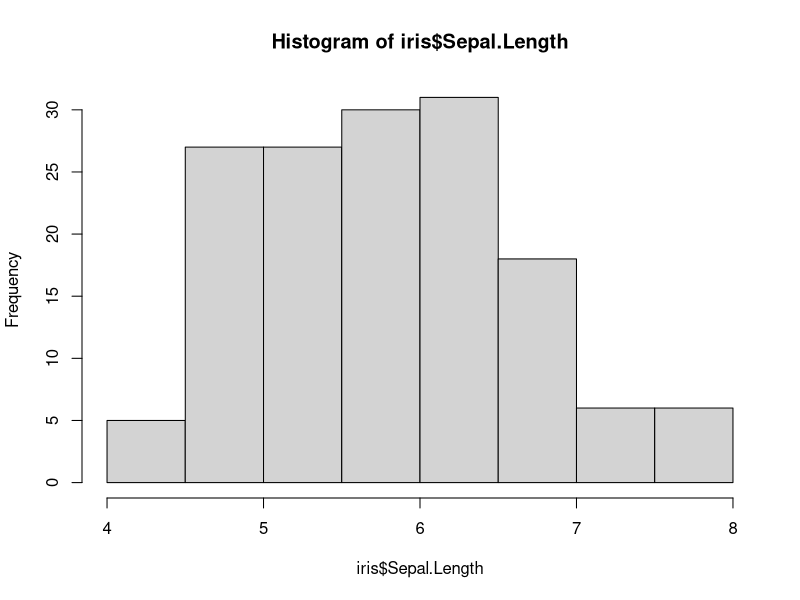
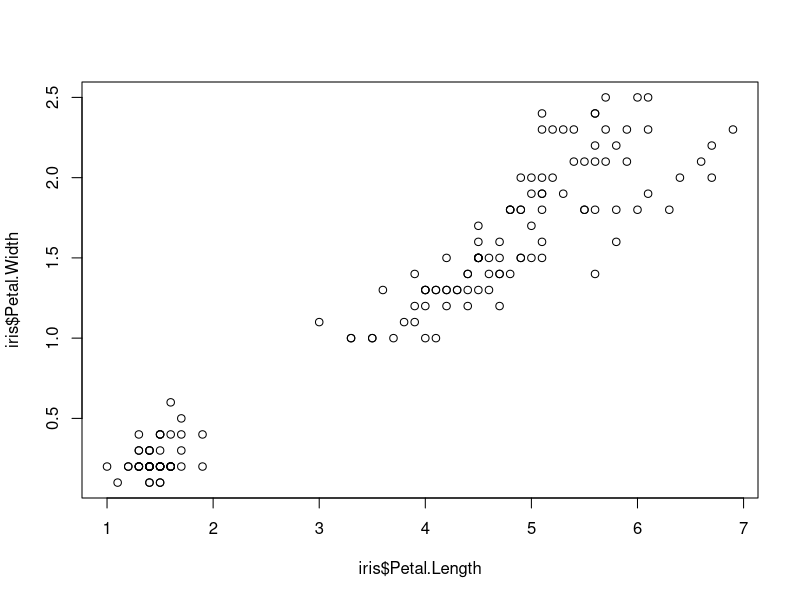
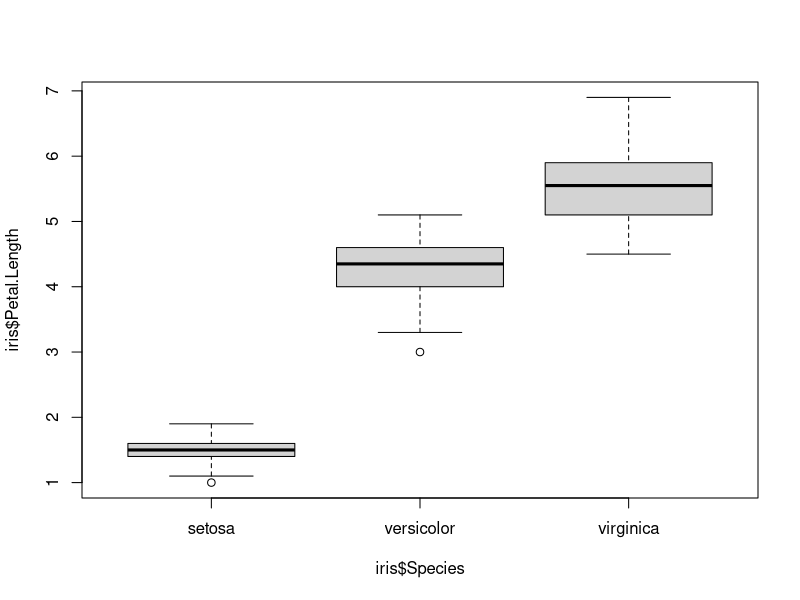
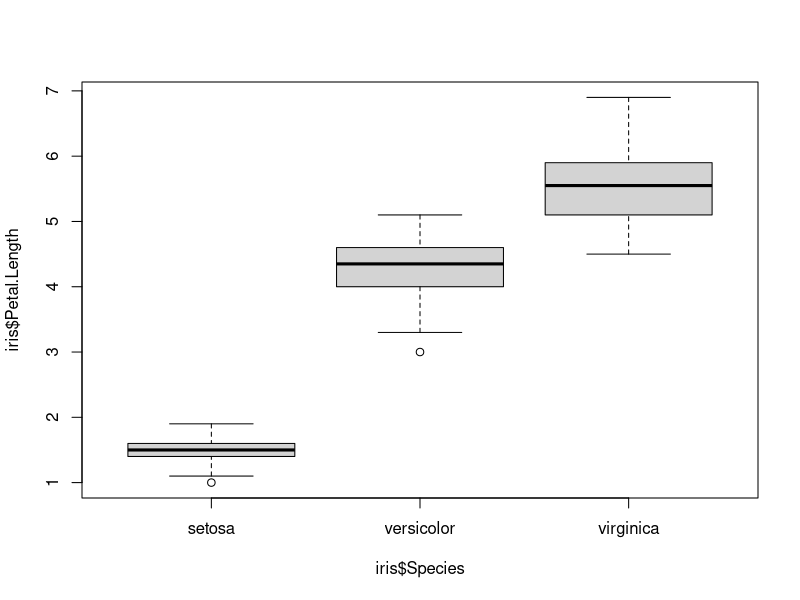
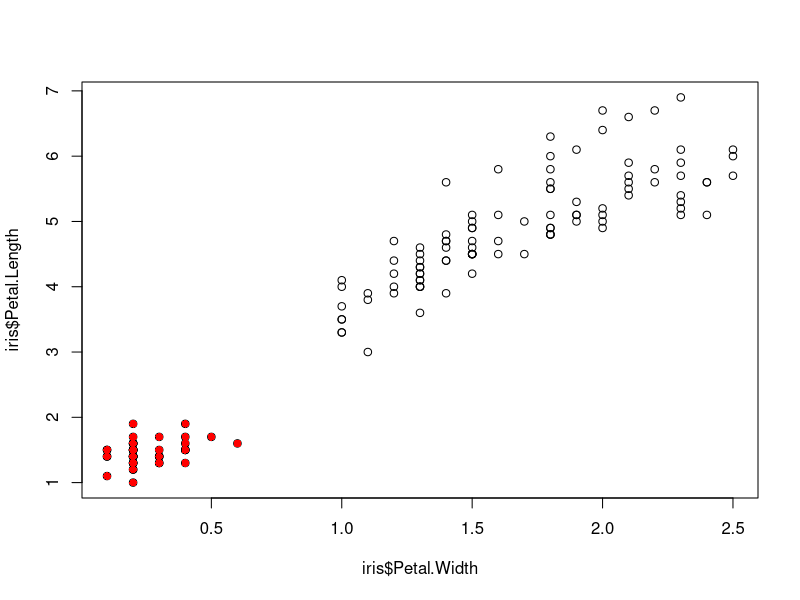
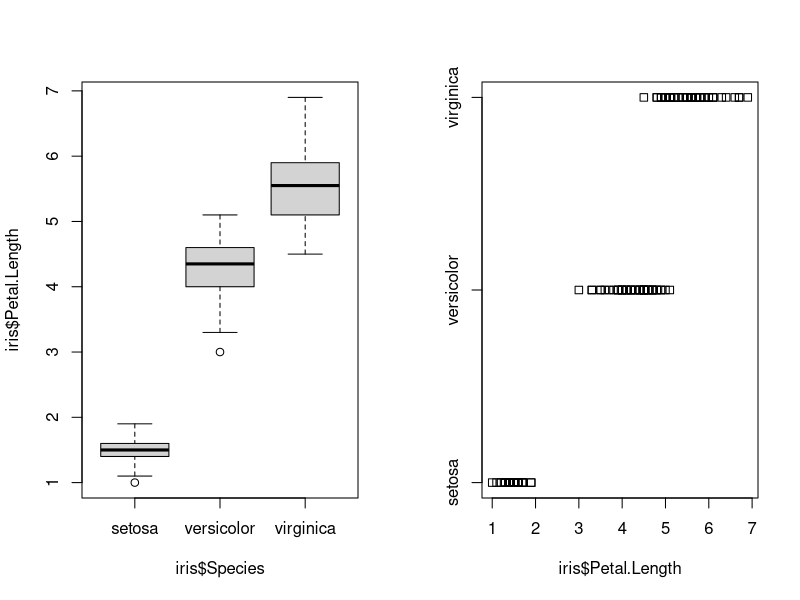
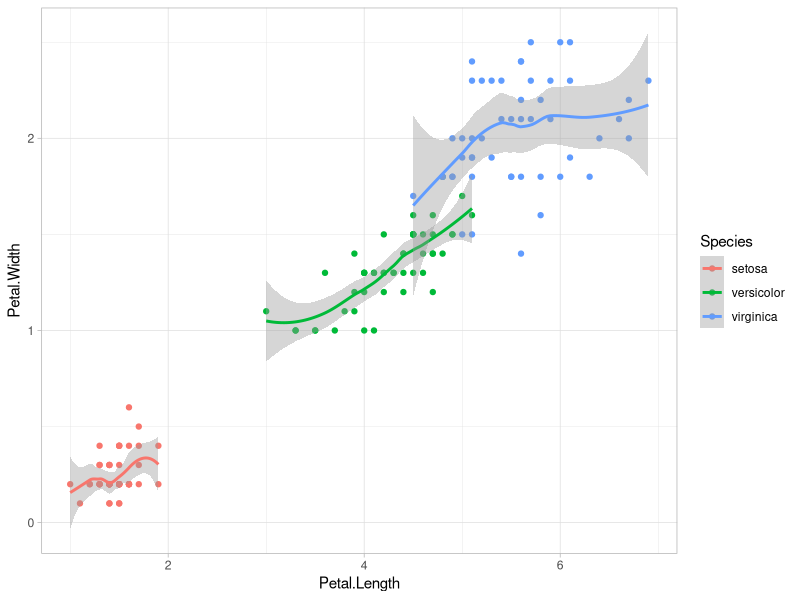
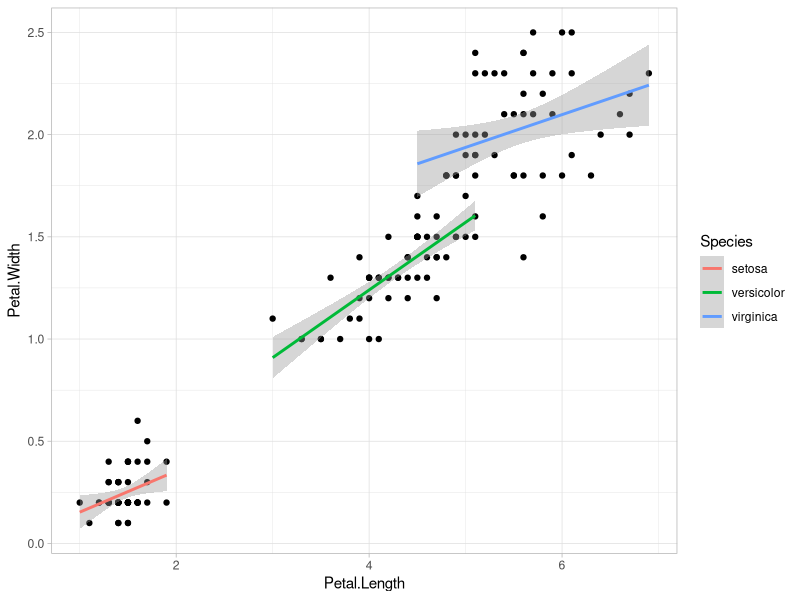

R code for these plots, in order: (Note: this script raises an error after producing the figures.)
#graphique

#fonction graph   hist(),  plot ()

iris #déja dans R, descrition de 150 espèces de plantes



#graphics de Rbase (=R par défaut)
hist(iris$Sepal.Length)
plot(iris$Petal.Length, iris$Petal.Width)

boxplot(iris$Petal.Length~ iris$Species)
plot(iris$Petal.Length ~ iris$Species)


plot(iris$Petal.Length ~ iris$Petal.Width)

points(iris$Petal.Length[iris$Species=="setosa"] ~ 
         iris$Petal.Width[iris$Species=="setosa"],
          col="red", pch=16)
#point : 

par(mfrow=c(1,2)) 
boxplot(iris$Petal.Length~ iris$Species)
stripchart(iris$Petal.Length~ iris$Species)



install.packages("ggplot2")
library(ggplot2)

ggplot(data = iris, 
    mapping = aes(x=Petal.Length, y= Petal.Width, colour = Species))+
  geom_point()+
  geom_smooth()+
  theme_light()
  facet_grid(rows = vars(Species))
#mapping on dit qui on veut en x et en y, lié à la fonction aes
  
  
  ggplot(data = iris, 
         mapping = aes(x=Petal.Length, y= Petal.Width, group= Species))+
    geom_point()+
    geom_smooth(method = "lm", aes(colour = Species))+
    theme_light()
  facet_grid(rows = vars(Species))
  
  #plein de possibilité 
  
  #TD
  
  
  install.packages("dplyr")
  library(dplyr)
  data("starwars")
  starwars
  
  data("diamonds")
  diamonds
  
 
  
  starwars
  
 
   ggplot(data = starwars, 
         mapping = aes(x=mass, y= eye_color, colour = sex))+
    geom_point()+
    theme_dark()+
     geom_violin()
   
starwars
   
   ggplot(data = starwars,
          mapping = aes(x = height, y = mass, color = hair_color)) +
     geom_point(alpha = 0.9) + 
     geom_line(aes(linetype = species), size = 3) 
   # Lignes épaisses moches
     scale_color_manual(values = c("red", "lime", "cyan", "magenta", "yellow", "black", "pink")) +  # Couleurs horribles

       
       library(ggplot2)
     library(dplyr)
     
     
     data <- starwars %>%
       filter(!is.na(height) & !is.na(mass) & !is.na(hair_color) & !is.na(gender) & !is.na(species)) %>%
       sample_n(20) %>%  # Échantillonnage pour éviter trop de points
       mutate(
         hair_color = as.factor(hair_color),
         gender = as.factor(gender),
         species = as.factor(species)
       )
     

     ggplot(data, aes(x = height, y = mass, color = hair_color, shape = gender, size = birth_year)) +
       geom_point(alpha = 0.9) + 
       geom_line(aes(linetype = species), size = 3) +  # Lignes épaisses moches
       scale_color_manual(values = c("red", "limegreen", "cyan", "magenta", "yellow", "black", "pink", "orange", "brown")) +  
       theme(
         panel.background = element_rect(fill = "yellow"),  # Fond 
         plot.background = element_rect(fill = "hotpink"),  
         panel.grid.major = element_line(color = "green", linetype = "dotted", size = 2),
         panel.grid.minor = element_line(color = "blue", linetype = "dashed", size = 1),  
         axis.text = element_text(size = 15, angle = 90, face = "bold", color = "purple"),
         axis.title = element_text(size = 20, face = "italic", color = "blue"),
         legend.background = element_rect(fill = "black"),
         legend.text = element_text(color = "white", size = 12),
         plot.title = element_text(size = 30, face = "bold", color = "green")
       ) 
       
     
     
       
          
